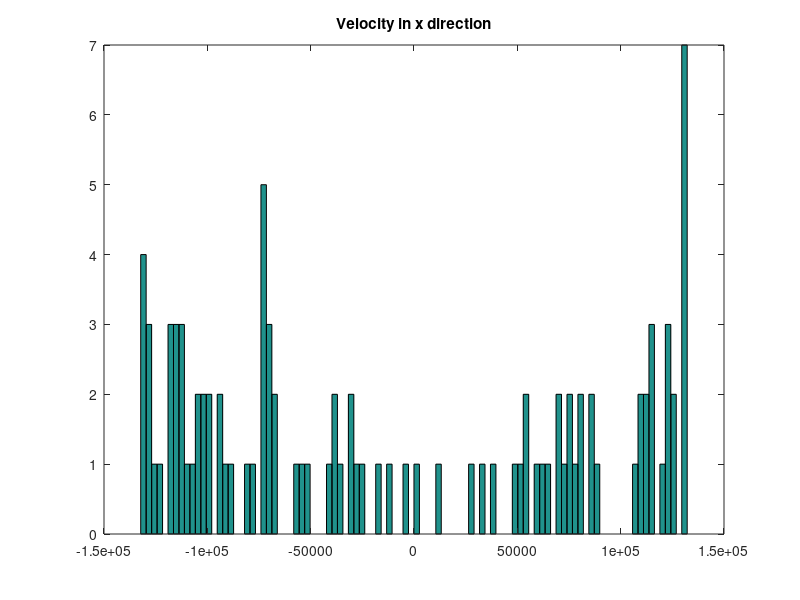
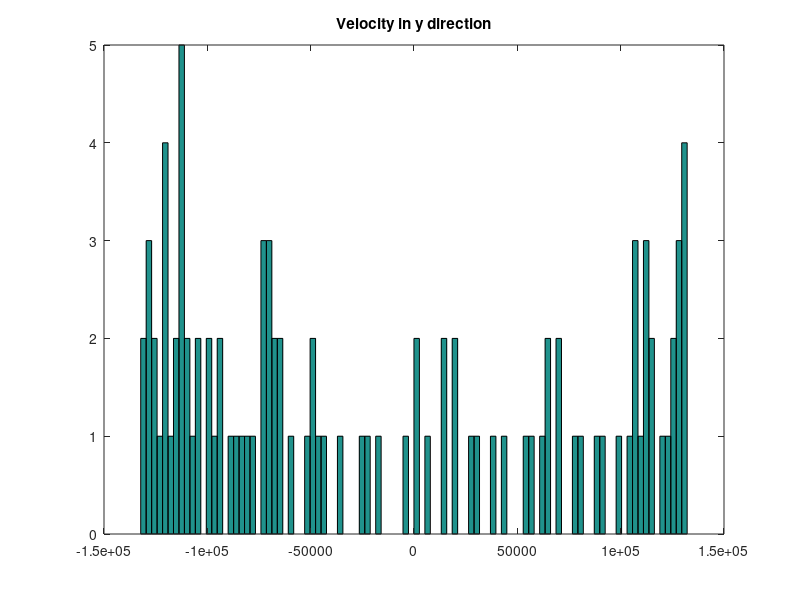

These figures' MATLAB source, in order: (Note: this script raises an error after producing the figures.)
%% Enhancements
% In this part , two rectangular boundaries are added. These boundaires do
% not allow electrons to go through and they are reflected depending on
% where they are coming from.
clear

global C



C.q_0 = 1.60217653e-19;             % electron charge
C.hb = 1.054571596e-34;             % Dirac constant
C.h = C.hb * 2 * pi;                    % Planck constant
C.m_0 = 9.10938215e-31;             % electron mass
C.kb = 1.3806504e-23;               % Boltzmann constant
C.eps_0 = 8.854187817e-12;          % vacuum permittivity
C.mu_0 = 1.2566370614e-6;           % vacuum permeability
C.c = 299792458;                    % speed of light
C.g = 9.80665; %metres (32.1740 ft) per s²


nSim = 300;
noe = 100;
r2 = randi(360,noe,1);
 



colourArray = rand(noe,1);


xbound = 200;
ybound = 100;
x =  randi(200,noe,1);
y =  randi(100,noe,1);
vth = sqrt((C.kb * 300)/(C.m_0 * 0.26));
vx = vth * cos(r2) ;
vy = vth * sin(r2);

% 
% %these will have x > 1.2 and x < 0.8 as 1s
% tempsxupper = x >1.2
% tempxlower = x < 0.8
% 
% tempxupper0
% tempxlower0 = 


for pos = 1: noe
    xpos = x(pos);
    if (xpos < 120 && xpos > 80)
        if (y(pos) < 40)
            xpos = xpos + 50;
            x(pos) = xpos;
        
       
        elseif(y(pos) > 60)
            xpos = xpos - 50;
            x(pos) = xpos;
        
        else
        
        end
      
       
    end
end


MFP = vth * 0.2 * 10^-12;

figure(1);
hist(vx,100);
title("Velocity in x direction");

figure(2);
hist(vy,100);
title ("Velocity in y direction");

pScat = 1 - exp((-3 * 10^-16)/(0.2 * 10^-12));
%PscatArray = pScat * ones(noe,1)

tMatrix = zeros(noe);





for t = 1:nSim
    
    
    vxc = vx; % create copy of vx
    vyc = vy; % create copy of vy
    [n,m] = size(vx);
    [n1,m1] = size(vy);
    
    %%randomly permutation of positions in vx and vy%%%%%
    idx = randperm(n);
    randomvx = vx;
    randomvx(idx,1)= vx (:,1) ;
    
    idy = randperm(n1);
    randomvy = vy;
    randomvy(idy,1) = vy(:,1);
    
    
    %Modelling scattering%%%%%%
    rScatter= rand(noe,1);
    
    %this gives 1s and 0s. 1 means it scatters 
    tempScatter = rScatter < pScat;
    randomvx = tempScatter .* randomvx; % not scattered are 0s
    randomvy = tempScatter .* randomvy;  % not scattered are 0s
    
    %not scattered
    notScatter = rScatter >= pScat;
    %%%%%%%%%%%%%%%%%%%%%%%%%
    
    vx = vx .* notScatter; % the scattered vx are now 0
    vy = vy .* notScatter; % scattered vy = 0
    
    vx = vx + randomvx;
    vy = vy + randomvy;
    
    
    
    %%%%%%%%%%%%%%
    xc = x; % x copy
    yc = y ;% y copy
    
    
    %Reflecting for y bounds%
    temp = y >= ybound;
    temp1 = y < ybound;
    
    
    temp = temp * -1;
    
    tempHigher = temp + temp1;
    
    
    temp2 = y <= 0;
    temp3 = y > 0;
    
    temp2 = temp2 * -1;
    tempLower = temp2 + temp3;
   
    vy = vy .* tempHigher;
    vy = vy .* tempLower;
    
    %%%%%%%%%%%%%%%%%%%
    
    % when x > 200%%%%%
    tempx1 = x <= 200;
    
    x = x .* tempx1;
    %%%%%%%%%%%%%%%%%%
    
    %%When x goes less than zero , come from 200 %%%%%
    
    tempx2 = x < -0.1;
    
    
    tempx2 = tempx2 * 200;
    tempxFinal = x + tempx2;
    
    x = tempxFinal;
    
    %%%%Dealing with the lower rectangle%%%%%%
    tLR1s = ( x > 80 & x < 120) & y < 40;
    tLR0s = tLR1s == 0;
    tLR1s = -1 * tLR1s;
    
    f = tLR1s + tLR0s;
    
    vx = vx .* f;
   
    tLR1s = ( x > 80 & x < 120) & (y < 41 & y >= 40);
    tLR0s = tLR1s == 0;
    tLR1s = -1 * tLR1s;
    
    f = tLR1s + tLR0s;
    
    vy = vy .* f;
    
    %tempFinalLower = x .* y
    %%%%%%%%%%%%%%%%%%%%%%%%%%%%%%%%%%%
    %%%%%%%%%%Dealing with the upper rectangle%%%%%%%
    tUR1s = ( x > 80 & x < 120) & y > 60;
    tUR0s = tUR1s == 0;
    tUR1s = -1 * tUR1s;
    
    f = tUR1s + tUR0s;
    
    vx = vx .* f;
    
    
    tUR1s = ( x > 80 & x < 120) & (y >59 & y < 60);
    tUR0s = tUR1s == 0;
    tUR1s = -1 * tUR1s;
    
    f = tUR1s + tUR0s;
    
    vy = vy .* f;
    
    %%%%%%%%%%%%%%%%%%%%%%%%%%%%%%%%%%%%%%%%%%%%%%%%
    
     
    %%%%%%%%%%%%%%%%%%%
    dx = vx * (1/200000);
    dy = vy * (1/200000);
    
    x = x + dx;
    y = y + dy;
    vsq = (vy).^2 + (vx).^2 ;
    average = mean(vsq);
    
    tMatrix = ((vsq * 0.26 *  C.m_0)/C.kb);
   
    semiCTemperature = (average *(0.26)* C.m_0)/(C.kb);
    
    [X,Y] = meshgrid (x , y);
    f1 = scatteredInterpolant(x,y,tMatrix);
    Z = f1(X,Y);
    figure (10);
    mesh(X,Y,Z);
    title('Temperature plot');
    xlabel('X Position');
    ylabel('Y Position');
    zlabel('Temparature(K)');
    %axis tight;hold on
    %plot3(x,y,tMatrix,'.','MarkerSize',15)
   
    figure (3);
    semiCTemperature = (average *(0.26)* C.m_0)/(C.kb);
    plot(t , semiCTemperature,'.r');
    title('Temperature plot')
    xlabel('time');
    ylabel('temperature(K)');
    axis([0 300 200 400]);
    hold on;
    
    figure(4);
    
    scatter (x, y , 3 ,colourArray);
    axis([0 200 0 100]);
    rectangle('Position',[80 0 40 40]);
    rectangle('Position',[80 60 40 40]);
    xlabel("x");
    ylabel("y");
    hold on;
   
    title ("The semiconductor temperature is " + semiCTemperature);
    %pause(0.001)
    figure (3);
    hold on;
end

%define the value of r over a 2D grid:
scatter(x,y,'r.'); 
hold on;
%[n,c]= hist3([x,y])
%contour(c{1},c{2},n)

Elecpos = [x,y];
D = hist3(Elecpos(:,1:2),'Nbins',[20,10]);
figure (6);
surf(D);
title('Electron Density plot');
shading interp;






